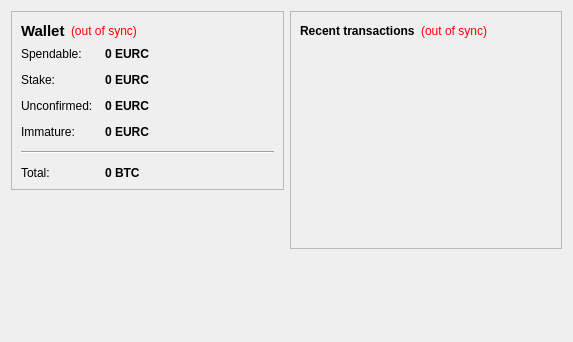
<?xml version="1.0" encoding="UTF-8"?>
<ui version="4.0">
 <class>OverviewPage</class>
 <widget class="QWidget" name="OverviewPage">
  <property name="geometry">
   <rect>
    <x>0</x>
    <y>0</y>
    <width>573</width>
    <height>342</height>
   </rect>
  </property>
  <property name="windowTitle">
   <string>Form</string>
  </property>
  <layout class="QHBoxLayout" name="horizontalLayout" stretch="1,1">
   <item>
    <layout class="QVBoxLayout" name="verticalLayout_2">
     <item>
      <widget class="QFrame" name="frame">
       <property name="frameShape">
        <enum>QFrame::StyledPanel</enum>
       </property>
       <property name="frameShadow">
        <enum>QFrame::Raised</enum>
       </property>
       <layout class="QVBoxLayout" name="verticalLayout_4">
        <item>
         <layout class="QHBoxLayout" name="horizontalLayout_4">
          <item>
           <widget class="QLabel" name="label_5">
            <property name="font">
             <font>
              <pointsize>11</pointsize>
              <weight>75</weight>
              <bold>true</bold>
             </font>
            </property>
            <property name="text">
             <string>Wallet</string>
            </property>
           </widget>
          </item>
          <item>
           <widget class="QLabel" name="labelWalletStatus">
            <property name="toolTip">
             <string>The displayed information may be out of date. Your wallet automatically synchronizes with the EuroCoin network after a connection is established, but this process has not completed yet.</string>
            </property>
            <property name="styleSheet">
             <string notr="true">QLabel { color: red; }</string>
            </property>
            <property name="text">
             <string notr="true">(out of sync)</string>
            </property>
            <property name="alignment">
             <set>Qt::AlignLeading|Qt::AlignLeft|Qt::AlignVCenter</set>
            </property>
           </widget>
          </item>
          <item>
           <spacer name="horizontalSpacer_2">
            <property name="orientation">
             <enum>Qt::Horizontal</enum>
            </property>
            <property name="sizeHint" stdset="0">
             <size>
              <width>40</width>
              <height>20</height>
             </size>
            </property>
           </spacer>
          </item>
         </layout>
        </item>
        <item>
         <layout class="QFormLayout" name="formLayout_2">
          <property name="fieldGrowthPolicy">
           <enum>QFormLayout::AllNonFixedFieldsGrow</enum>
          </property>
          <property name="horizontalSpacing">
           <number>12</number>
          </property>
          <property name="verticalSpacing">
           <number>12</number>
          </property>
          <item row="0" column="0">
           <widget class="QLabel" name="label">
            <property name="text">
             <string>Spendable:</string>
            </property>
           </widget>
          </item>
          <item row="0" column="1">
           <widget class="QLabel" name="labelBalance">
            <property name="font">
             <font>
              <weight>75</weight>
              <bold>true</bold>
             </font>
            </property>
            <property name="cursor">
             <cursorShape>IBeamCursor</cursorShape>
            </property>
            <property name="toolTip">
             <string>Your current spendable balance</string>
            </property>
            <property name="text">
             <string notr="true">0 EURC</string>
            </property>
            <property name="textInteractionFlags">
             <set>Qt::LinksAccessibleByMouse|Qt::TextSelectableByKeyboard|Qt::TextSelectableByMouse</set>
            </property>
           </widget>
          </item>
          <item row="1" column="0">
           <widget class="QLabel" name="label_6">
            <property name="text">
             <string>Stake:</string>
            </property>
           </widget>
          </item>
          <item row="1" column="1">
           <widget class="QLabel" name="labelStake">
            <property name="font">
             <font>
              <weight>75</weight>
              <bold>true</bold>
             </font>
            </property>
            <property name="cursor">
             <cursorShape>IBeamCursor</cursorShape>
            </property>
            <property name="toolTip">
             <string>Total of coins that was staked, and do not yet count toward the current balance</string>
            </property>
            <property name="text">
             <string notr="true">0 EURC</string>
            </property>
            <property name="textInteractionFlags">
             <set>Qt::LinksAccessibleByMouse|Qt::TextSelectableByKeyboard|Qt::TextSelectableByMouse</set>
            </property>
           </widget>
          </item>
          <item row="2" column="0">
           <widget class="QLabel" name="label_3">
            <property name="text">
             <string>Unconfirmed:</string>
            </property>
           </widget>
          </item>
          <item row="2" column="1">
           <widget class="QLabel" name="labelUnconfirmed">
            <property name="font">
             <font>
              <weight>75</weight>
              <bold>true</bold>
             </font>
            </property>
            <property name="cursor">
             <cursorShape>IBeamCursor</cursorShape>
            </property>
            <property name="toolTip">
             <string>Total of transactions that have yet to be confirmed, and do not yet count toward the current balance</string>
            </property>
            <property name="text">
             <string notr="true">0 EURC</string>
            </property>
            <property name="textInteractionFlags">
             <set>Qt::LinksAccessibleByMouse|Qt::TextSelectableByKeyboard|Qt::TextSelectableByMouse</set>
            </property>
           </widget>
          </item>
          <item row="3" column="0">
           <widget class="QLabel" name="labelImmatureText">
            <property name="text">
             <string>Immature:</string>
            </property>
           </widget>
          </item>
          <item row="3" column="1">
           <widget class="QLabel" name="labelImmature">
            <property name="font">
             <font>
              <weight>75</weight>
              <bold>true</bold>
             </font>
            </property>
            <property name="toolTip">
             <string>Mined balance that has not yet matured</string>
            </property>
            <property name="text">
             <string notr="true">0 EURC</string>
            </property>
            <property name="textInteractionFlags">
             <set>Qt::LinksAccessibleByMouse|Qt::TextSelectableByKeyboard|Qt::TextSelectableByMouse</set>
            </property>
           </widget>
          </item>
          <item row="4" column="0" colspan="2">
           <widget class="Line" name="line">
            <property name="orientation">
             <enum>Qt::Horizontal</enum>
            </property>
           </widget>
          </item>
          <item row="5" column="0">
           <widget class="QLabel" name="labelTotalText">
            <property name="text">
             <string>Total:</string>
            </property>
           </widget>
          </item>
          <item row="5" column="1">
           <widget class="QLabel" name="labelTotal">
            <property name="font">
             <font>
              <weight>75</weight>
              <bold>true</bold>
             </font>
            </property>
            <property name="cursor">
             <cursorShape>IBeamCursor</cursorShape>
            </property>
            <property name="toolTip">
             <string>Your current total balance</string>
            </property>
            <property name="text">
             <string notr="true">0 BTC</string>
            </property>
            <property name="textInteractionFlags">
             <set>Qt::LinksAccessibleByMouse|Qt::TextSelectableByKeyboard|Qt::TextSelectableByMouse</set>
            </property>
           </widget>
          </item>
         </layout>
        </item>
       </layout>
      </widget>
     </item>
     <item>
      <spacer name="verticalSpacer">
       <property name="orientation">
        <enum>Qt::Vertical</enum>
       </property>
       <property name="sizeHint" stdset="0">
        <size>
         <width>20</width>
         <height>40</height>
        </size>
       </property>
      </spacer>
     </item>
    </layout>
   </item>
   <item>
    <layout class="QVBoxLayout" name="verticalLayout_3">
     <item>
      <widget class="QFrame" name="frame_2">
       <property name="frameShape">
        <enum>QFrame::StyledPanel</enum>
       </property>
       <property name="frameShadow">
        <enum>QFrame::Raised</enum>
       </property>
       <layout class="QVBoxLayout" name="verticalLayout">
        <item>
         <layout class="QHBoxLayout" name="horizontalLayout_2">
          <item>
           <widget class="QLabel" name="label_4">
            <property name="text">
             <string>&lt;b&gt;Recent transactions&lt;/b&gt;</string>
            </property>
           </widget>
          </item>
          <item>
           <widget class="QLabel" name="labelTransactionsStatus">
            <property name="toolTip">
             <string>The displayed information may be out of date. Your wallet automatically synchronizes with the EuroCoin network after a connection is established, but this process has not completed yet.</string>
            </property>
            <property name="styleSheet">
             <string notr="true">QLabel { color: red; }</string>
            </property>
            <property name="text">
             <string notr="true">(out of sync)</string>
            </property>
            <property name="alignment">
             <set>Qt::AlignRight|Qt::AlignTrailing|Qt::AlignVCenter</set>
            </property>
           </widget>
          </item>
          <item>
           <spacer name="horizontalSpacer">
            <property name="orientation">
             <enum>Qt::Horizontal</enum>
            </property>
            <property name="sizeHint" stdset="0">
             <size>
              <width>40</width>
              <height>20</height>
             </size>
            </property>
           </spacer>
          </item>
         </layout>
        </item>
        <item>
         <widget class="QListView" name="listTransactions">
          <property name="styleSheet">
           <string notr="true">QListView { background: transparent; }</string>
          </property>
          <property name="frameShape">
           <enum>QFrame::NoFrame</enum>
          </property>
          <property name="verticalScrollBarPolicy">
           <enum>Qt::ScrollBarAlwaysOff</enum>
          </property>
          <property name="horizontalScrollBarPolicy">
           <enum>Qt::ScrollBarAlwaysOff</enum>
          </property>
          <property name="selectionMode">
           <enum>QAbstractItemView::NoSelection</enum>
          </property>
         </widget>
        </item>
       </layout>
      </widget>
     </item>
     <item>
      <spacer name="verticalSpacer_2">
       <property name="orientation">
        <enum>Qt::Vertical</enum>
       </property>
       <property name="sizeHint" stdset="0">
        <size>
         <width>20</width>
         <height>40</height>
        </size>
       </property>
      </spacer>
     </item>
    </layout>
   </item>
  </layout>
 </widget>
 <resources/>
 <connections/>
</ui>
